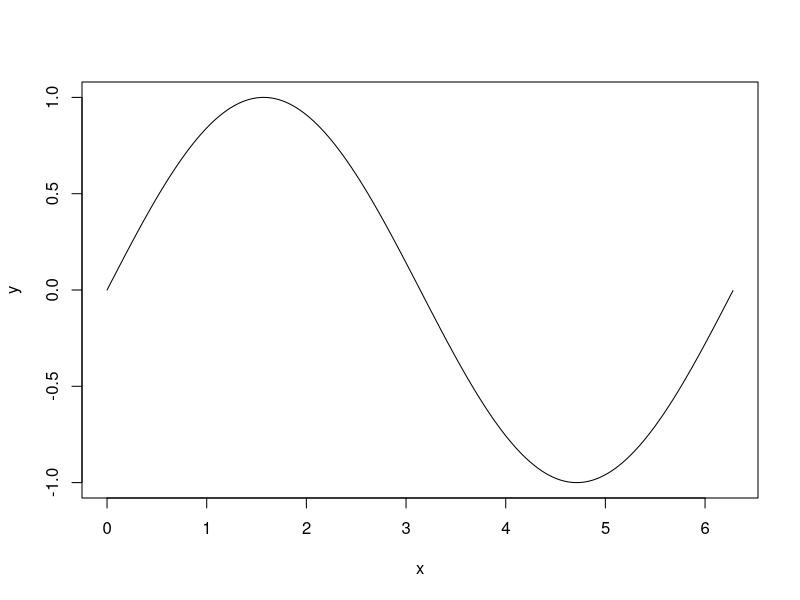
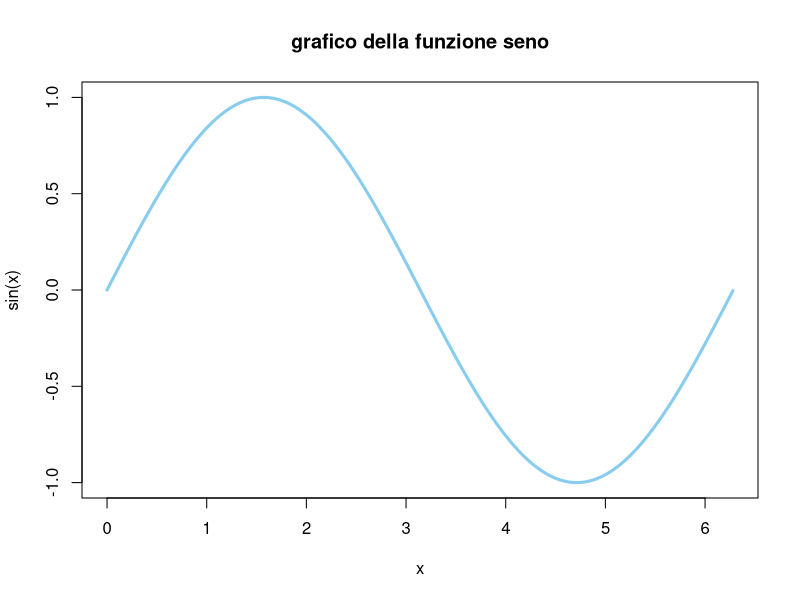
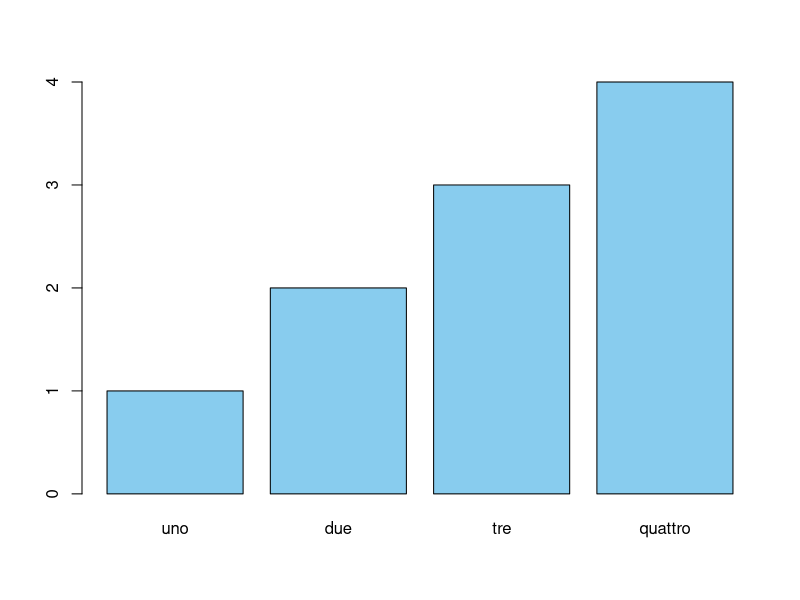
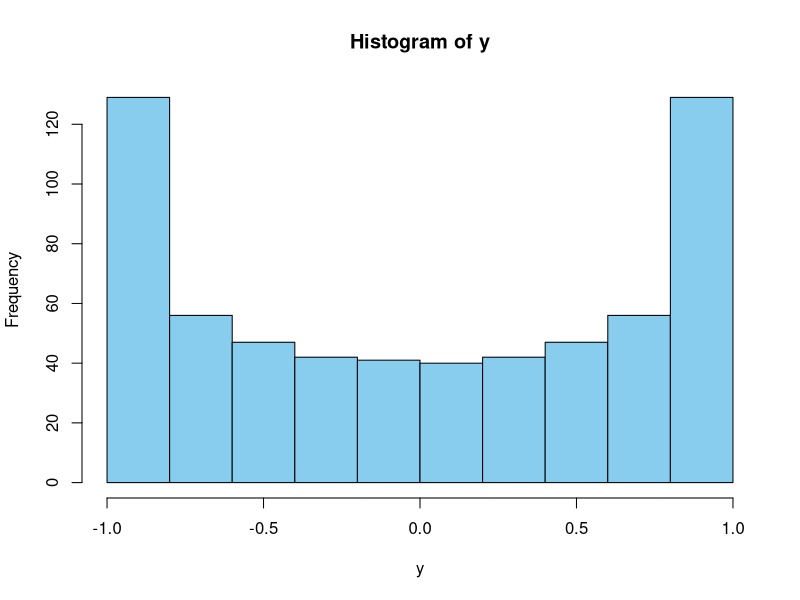

Write R code to recreate these figures, in order.
## ---- chunk 1

miei_colori  = c("#88CCEE", "#CC6677", "#DDCC77", "#117733", "#332288", "#AA4499", "#888888")

#Parametri globali
knitr::opts_chunk$set(dev='svg', fig.width = 5, fig.align = 'center', tidy=FALSE)
## ---- chunk 2
3+4*(1+2)

2^2

2**2

sqrt(2)

2**(1/2)

pi

sin(pi)

exp( log (2) )

log(0)

0/1

1/0

0/0
## ---- chunk 3
X = 3
## ---- chunk 4
X
## ---- chunk 5
Y = X

X = 4

Y
## ---- chunk 6
x0 = 1
x1 = 5
x2 = 7

somma = x0+x1+x2

somma

prodotto = x0 * x1 * x2

prodotto
## ---- chunk 7
class(X)
## ---- chunk 8
class(TRUE)
## ---- chunk 9
TRUE & FALSE

TRUE | FALSE

!TRUE
## ---- chunk 10
1 == 1 

1 >= 2

1 != 2
## ---- chunk 11
X = 'hello world'

print('hello world')
## ---- chunk 12
vettore = c(1,2,3)

vettore
## ---- chunk 13
vettore * 2

vettore + vettore

vettore * vettore

exp( vettore )
## ---- chunk 14
vettore0 = c(1,2,3,4)

vettore0

vettore1= c(1,2)

vettore1

vettore0 + vettore1

vettore0*vettore1
## ---- chunk 15
vettore = c(5,3,6,18,-1)

vettore[1]

vettore[2]
## ---- chunk 16

vettore[c(1,2,5)]

vettore >= 5

vettore[ vettore >= 5]

1:4

vettore[1:4]

## ---- chunk 17
x = seq(-1, 1, by=0.1)

x
## ---- chunk 18
deltax=0.01
x = seq(0,2*pi, by=deltax)

y = sin(x)

plot(x,y, type='l')
## ---- chunk 19
plot(x, y, type='l', xlab='x', ylab='sin(x)',  col=miei_colori[1], lwd=3, main="grafico della funzione seno")
## ---- chunk 20

barplot( 1:4, col=miei_colori[1], names.arg = c("uno", "due", "tre", "quattro"))


## ---- chunk 21

hist(y, col=miei_colori[1])

## ---- chunk 22

# Carichiamo rio

library('rio')

# Esportiamo il dataset Iris come un file .csv (comma separated value), ossia un file di testo semplice in cui le colonne sono separate da virgola

export(iris, "iris.csv")

# Nella cartella di lavoro dovrebbe essere presente il file iris.csv. Per importare basta usare il comando import. Vediamo ad esempio sullo stesso file appena creato

iris_importato = import( "iris.csv")

# Riconosciamo il solito dataset Iris

head(iris_importato)
